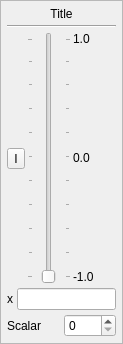
<ui version="4.0" >
 <author></author>
 <comment></comment>
 <exportmacro></exportmacro>
 <class>ConstantParamValue</class>
 <widget class="QWidget" name="ConstantParamValue" >
  <property name="geometry" >
   <rect>
    <x>0</x>
    <y>0</y>
    <width>123</width>
    <height>344</height>
   </rect>
  </property>
  <property name="sizePolicy" >
   <sizepolicy>
    <hsizetype>5</hsizetype>
    <vsizetype>5</vsizetype>
    <horstretch>0</horstretch>
    <verstretch>0</verstretch>
   </sizepolicy>
  </property>
  <property name="windowTitle" >
   <string>ConstantParamValue</string>
  </property>
  <layout class="QVBoxLayout" >
   <property name="margin" >
    <number>0</number>
   </property>
   <property name="spacing" >
    <number>0</number>
   </property>
   <item>
    <widget class="QFrame" name="frame" >
     <property name="sizePolicy" >
      <sizepolicy>
       <hsizetype>4</hsizetype>
       <vsizetype>5</vsizetype>
       <horstretch>0</horstretch>
       <verstretch>0</verstretch>
      </sizepolicy>
     </property>
     <property name="frameShape" >
      <enum>QFrame::StyledPanel</enum>
     </property>
     <property name="frameShadow" >
      <enum>QFrame::Raised</enum>
     </property>
     <layout class="QVBoxLayout" >
      <property name="margin" >
       <number>6</number>
      </property>
      <property name="spacing" >
       <number>4</number>
      </property>
      <item>
       <widget class="QLabel" name="titleLabel" >
        <property name="text" >
         <string>Title</string>
        </property>
        <property name="alignment" >
         <set>Qt::AlignCenter</set>
        </property>
       </widget>
      </item>
      <item>
       <widget class="Line" name="line" >
        <property name="orientation" >
         <enum>Qt::Horizontal</enum>
        </property>
       </widget>
      </item>
      <item>
       <layout class="QHBoxLayout" >
        <property name="margin" >
         <number>0</number>
        </property>
        <property name="spacing" >
         <number>2</number>
        </property>
        <item>
         <layout class="QVBoxLayout" >
          <property name="margin" >
           <number>0</number>
          </property>
          <property name="spacing" >
           <number>0</number>
          </property>
          <item>
           <spacer>
            <property name="orientation" >
             <enum>Qt::Vertical</enum>
            </property>
            <property name="sizeHint" >
             <size>
              <width>10</width>
              <height>2</height>
             </size>
            </property>
           </spacer>
          </item>
          <item>
           <widget class="QToolButton" name="inverseButton" >
            <property name="toolTip" >
             <string>Invert Value</string>
            </property>
            <property name="text" >
             <string>I</string>
            </property>
           </widget>
          </item>
          <item>
           <spacer>
            <property name="orientation" >
             <enum>Qt::Vertical</enum>
            </property>
            <property name="sizeHint" >
             <size>
              <width>10</width>
              <height>2</height>
             </size>
            </property>
           </spacer>
          </item>
         </layout>
        </item>
        <item>
         <widget class="QSlider" name="slider" >
          <property name="sizePolicy" >
           <sizepolicy>
            <hsizetype>5</hsizetype>
            <vsizetype>7</vsizetype>
            <horstretch>0</horstretch>
            <verstretch>0</verstretch>
           </sizepolicy>
          </property>
          <property name="orientation" >
           <enum>Qt::Vertical</enum>
          </property>
          <property name="tickPosition" >
           <enum>QSlider::TicksBothSides</enum>
          </property>
         </widget>
        </item>
        <item>
         <layout class="QVBoxLayout" >
          <property name="margin" >
           <number>0</number>
          </property>
          <property name="spacing" >
           <number>0</number>
          </property>
          <item>
           <widget class="QLabel" name="maxLabel" >
            <property name="sizePolicy" >
             <sizepolicy>
              <hsizetype>5</hsizetype>
              <vsizetype>5</vsizetype>
              <horstretch>0</horstretch>
              <verstretch>0</verstretch>
             </sizepolicy>
            </property>
            <property name="text" >
             <string>1.0</string>
            </property>
           </widget>
          </item>
          <item>
           <spacer>
            <property name="orientation" >
             <enum>Qt::Vertical</enum>
            </property>
            <property name="sizeHint" >
             <size>
              <width>10</width>
              <height>1</height>
             </size>
            </property>
           </spacer>
          </item>
          <item>
           <widget class="QLabel" name="halfLabel" >
            <property name="sizePolicy" >
             <sizepolicy>
              <hsizetype>5</hsizetype>
              <vsizetype>5</vsizetype>
              <horstretch>0</horstretch>
              <verstretch>0</verstretch>
             </sizepolicy>
            </property>
            <property name="text" >
             <string>0.0</string>
            </property>
           </widget>
          </item>
          <item>
           <spacer>
            <property name="orientation" >
             <enum>Qt::Vertical</enum>
            </property>
            <property name="sizeHint" >
             <size>
              <width>10</width>
              <height>1</height>
             </size>
            </property>
           </spacer>
          </item>
          <item>
           <widget class="QLabel" name="minLabel" >
            <property name="sizePolicy" >
             <sizepolicy>
              <hsizetype>5</hsizetype>
              <vsizetype>5</vsizetype>
              <horstretch>0</horstretch>
              <verstretch>0</verstretch>
             </sizepolicy>
            </property>
            <property name="text" >
             <string>-1.0</string>
            </property>
           </widget>
          </item>
         </layout>
        </item>
       </layout>
      </item>
      <item>
       <layout class="QHBoxLayout" >
        <property name="margin" >
         <number>0</number>
        </property>
        <property name="spacing" >
         <number>4</number>
        </property>
        <item>
         <widget class="QLabel" name="unitsLabel" >
          <property name="text" >
           <string>x</string>
          </property>
         </widget>
        </item>
        <item>
         <widget class="QLineEdit" name="valueTextBox" >
          <property name="sizePolicy" >
           <sizepolicy>
            <hsizetype>5</hsizetype>
            <vsizetype>0</vsizetype>
            <horstretch>0</horstretch>
            <verstretch>0</verstretch>
           </sizepolicy>
          </property>
         </widget>
        </item>
       </layout>
      </item>
      <item>
       <layout class="QHBoxLayout" >
        <property name="margin" >
         <number>0</number>
        </property>
        <property name="spacing" >
         <number>4</number>
        </property>
        <item>
         <widget class="QLabel" name="scalarLabel" >
          <property name="text" >
           <string>Scalar</string>
          </property>
         </widget>
        </item>
        <item>
         <widget class="QSpinBox" name="scalarSpinner" >
          <property name="sizePolicy" >
           <sizepolicy>
            <hsizetype>5</hsizetype>
            <vsizetype>0</vsizetype>
            <horstretch>0</horstretch>
            <verstretch>0</verstretch>
           </sizepolicy>
          </property>
         </widget>
        </item>
       </layout>
      </item>
     </layout>
    </widget>
   </item>
  </layout>
 </widget>
 <pixmapfunction></pixmapfunction>
 <resources/>
 <connections/>
</ui>
